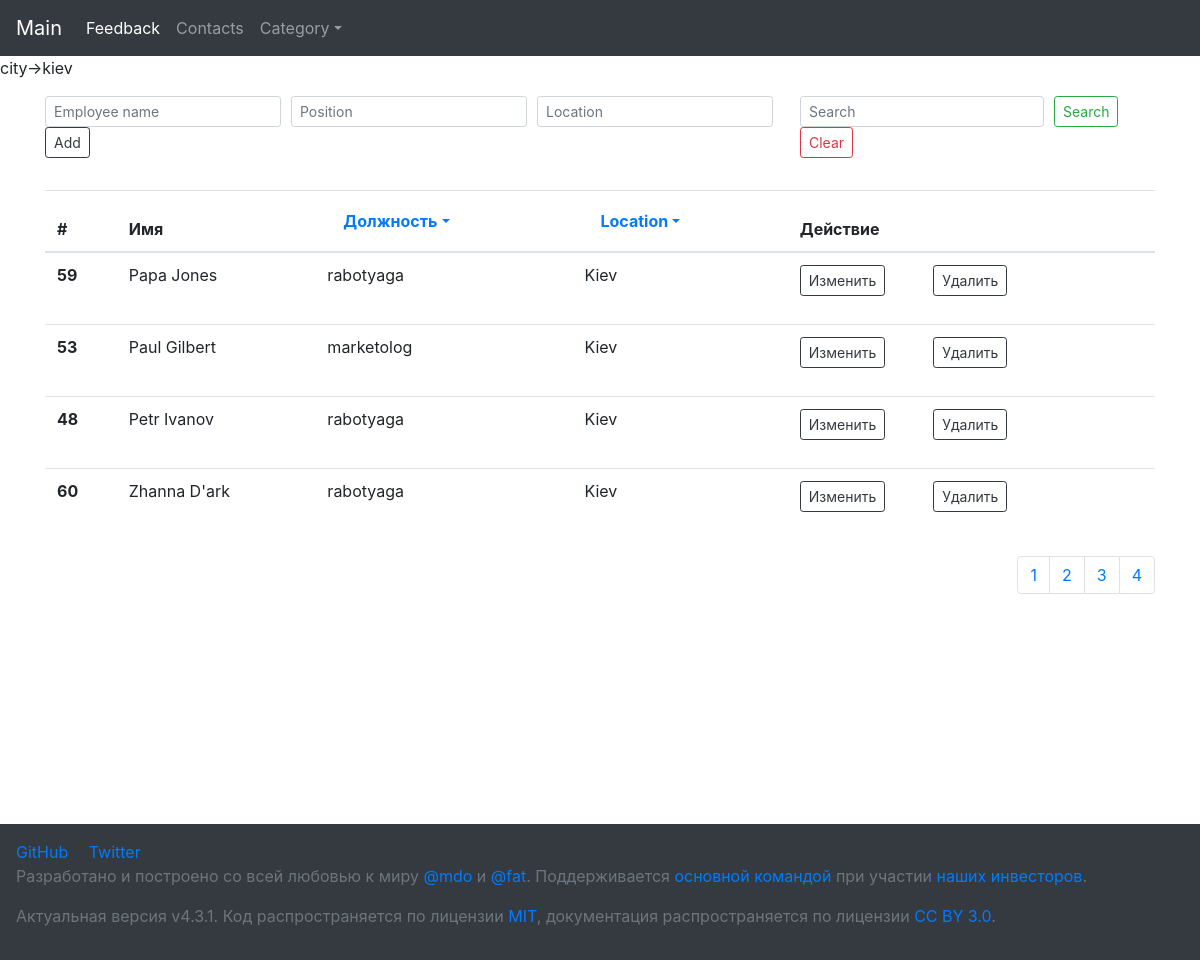
Page /templates/request.php/?city=kiev on the committed database.
### tables this page shows
CREATE TABLE `planets` (
  `id` tinyint(1) UNSIGNED NOT NULL,
  `name` varchar(50) NOT NULL,
  `position` varchar(50) NOT NULL,
  `location` varchar(50) NOT NULL
);

### templates/request.php (the view, shortened to what this page needs)
<?php require "../config_db.php" ?>
<?php require "header.php" ?>
<?php
$keyword = $_GET['search'];
$city = $_GET['city'];
$position = $_GET['position'];
foreach($_GET as $key=>$value){
    echo $key ."->". $value ;
}
$html     = NULL;
$limit    = 5;
$start    = isset($_GET['start'])   ? intval($_GET['start'])   : 0;
if ($city) {
    $stmt = $pdo->prepare("SELECT * FROM planets WHERE  location = ?  ORDER BY name");
    $stmt->bindParam(1, $city, PDO::PARAM_STR, 12);
    $stmt->execute();
    $array = $stmt->fetchAll(PDO::FETCH_ASSOC);
} else if ($position) {
    $stmt = $pdo->prepare("SELECT * FROM planets WHERE  position = ?  ORDER BY name");
    $stmt->bindParam(1, $position, PDO::PARAM_STR, 12);
    $stmt->execute();
    $array = $stmt->fetchAll(PDO::FETCH_ASSOC);
} else if ($keyword) {
    $stmt = $pdo->prepare("SELECT * FROM planets WHERE  name LIKE LOWER('%" . $keyword . "%')
                       OR position LIKE LOWER('%" . $keyword  . "%') OR location LIKE LOWER('%" . $keyword  . "%') ORDER BY name");
    $stmt->execute();
    $array = $stmt->fetchAll(PDO::FETCH_ASSOC);
} else {
    $sth = $pdo->prepare("SELECT * FROM `planets` LIMIT $start,$limit ");
    $sth->execute();
    $array = $sth->fetchAll(PDO::FETCH_ASSOC);
    $allItems = $sth->fetch(PDO::FETCH_OBJ)->count;
    var_dump($sth);
}
?>
<div class="container my-3">
    <div class="row">
        <div class="col-8">
            <form action="add.php" method="POST">
                <div class="align-items-center form-row">
                    <div class="col-auto">
                        <input id="name" name="name" type="text" class="form-control form-control-sm" placeholder="Employee name">
                    </div>
                    <div class="col-auto">
                        <input id="position" name="position" type="text" class="form-control form-control-sm" placeholder="Position">
                    </div>
                    <div class="col-auto">
                        <input id="location" name="location" type="text" class="form-control form-control-sm" placeholder="Location">
                    </div>
                    <div class="col-auto">
                        <button name="submit" type="submit" class="btn btn-outline-dark btn-sm">Add</button>
                    </div>
                </div>
            </form>
        </div>
        <div class="col-4">
            <form action="request.php" class="align-items-center form-row">
                <div class="align-items-center form-row">
                    <div class="col-auto">
                        <input class="form-control mr-sm-2 form-control-sm" type="text" maxlength="15" id="search" name="search" required placeholder="Search" value="<?php if (isset($_GET['search'])) echo $_GET['search']; ?>">
                    </div>
                    <div class="col-auto">
                        <button class="btn btn-outline-success btn-sm my-2 my-sm-0" type="submit">Search</button>
                    </div>
                    <div class="col-auto">
                        <button class="btn btn-outline-danger btn-sm my-2 my-sm-0" type="reset" onclick="location.href = '/templates/request.php'">Clear</button>
                    </div>
                </div>
            </form>
        </div>
    </div>
    <table class="my-table table table-hover table-gray my-3">
        <thead>
            <tr>
                <th scope="col">#</th>
                <th scope="col">Имя</th>
                <th scope="col">
                    <a class="nav-link dropdown-toggle" data-toggle="dropdown" href="#" role="button" aria-haspopup="true" aria-expanded="false">Должность</a>
                </th>
                <th scope="col">
                    <a class="nav-link dropdown-toggle" data-toggle="dropdown" href="#" role="button" aria-haspopup="true" aria-expanded="false">Location</a>
                </th>
                <th scope="col">Действие</th>
            </tr>
        </thead>
        <tbody>
            <?php foreach ($array as $row) { ?>
                <tr>
                    <th scope="row"> <?php echo $row['id'] . "\n"; ?> </th>
                    <td> <?php echo $row['name'] . "\n"; ?> </td>
                    <td> <?php echo $row['position'] . "\n", "<br>"; ?> </td>
                    <td> <?php echo $row['location'] . "\n", "<br>"; ?> </td>
                    <td>
                        <div class="form-small">
                            <form action="update.php" method="GET">
                                <button name="submit" type="submit" class="mr-5 btn btn-outline-dark btn-sm">Изменить</button></a>
                            </form>
                            <form action="delete.php?id=<?php echo $row['id'] ?>" method="POST">
                                <button name="submit" type="submit" class="btn btn-outline-dark btn-sm">Удалить</button></a>
                            </form>
                        </div>
                    </td>
                </tr>
            <?php } ?>
        </tbody>
    </table>
    <?php
    $sth = $pdo->prepare("SELECT COUNT(*) as count FROM planets");
    $sth->execute();
    $allItems = $sth->fetch(PDO::FETCH_OBJ)->count;
    $pageCount = ceil( $allItems / $limit);
    for( $i = 0; $i < $pageCount; $i++ ) {
        $html .= '<li class="page-item"><a class="page-link" href="/templates/request.php?'  . '&start=' . ($i * $limit)  . '">' . ($i + 1)  . '</a></li>';
    }
    echo '<ul class="pagination justify-content-end">' . $html . '</ul>';
    ?>
</div>
<?php require "footer.php" ?>

### style.css (style rules this page uses)
body { padding-top: 56px; padding-bottom: 350px; }
.form-small { display: flex; }
.my-table th, td { vertical-align: center !important; }

### rows in the picture
planets: id "59", name "Papa Jones", position "rabotyaga", location "Kiev"
planets: id "53", name "Paul Gilbert", position "marketolog", location "Kiev"
planets: id "48", name "Petr Ivanov", position "rabotyaga", location "Kiev"
planets: id "60", name "Zhanna D'ark", position "rabotyaga", location "Kiev"

### other values in the picture
$key "city"
$value "kiev"
